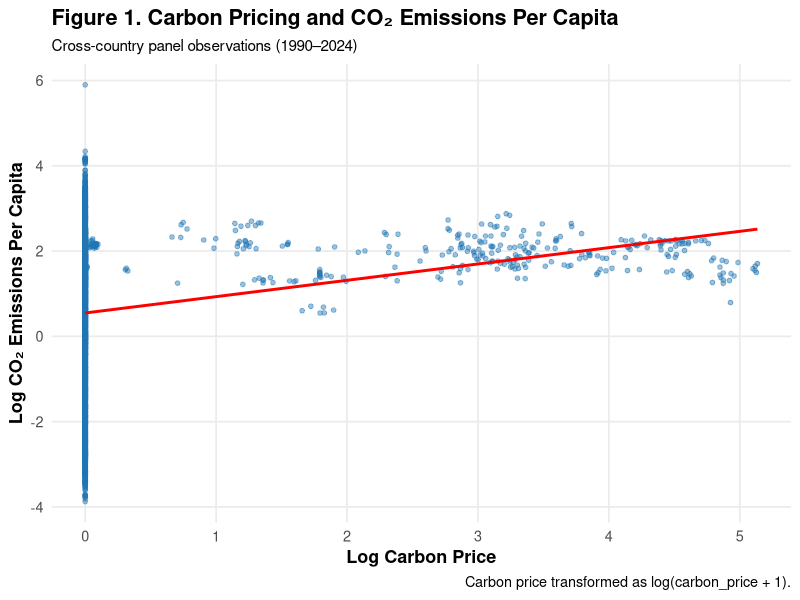
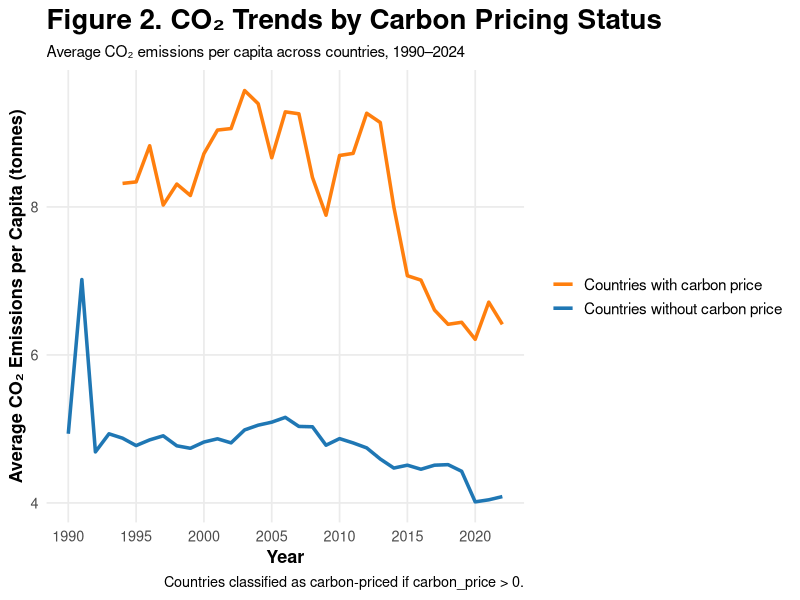
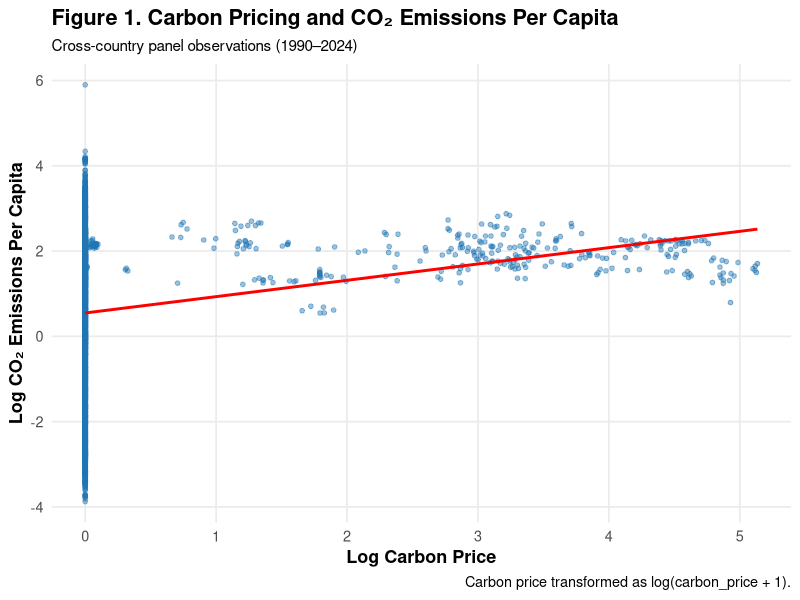
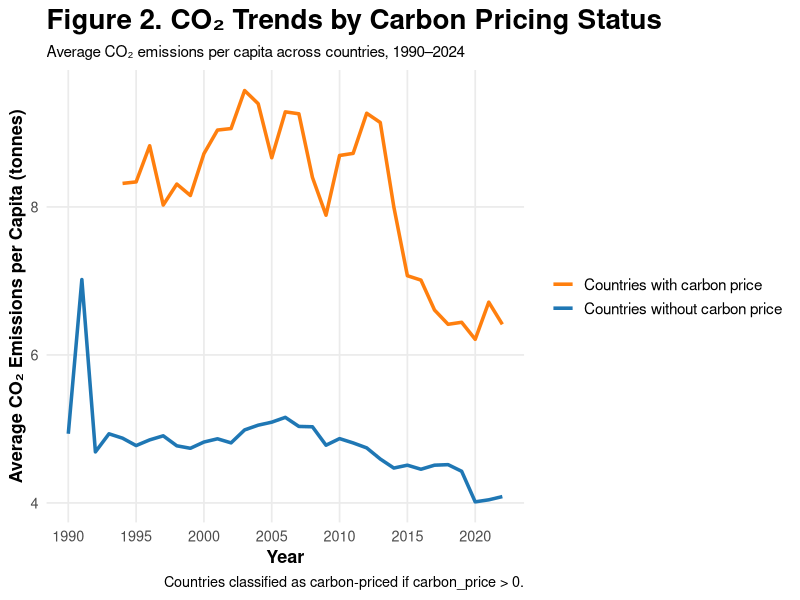

Generate these figures, in order, with R:
## ---- chunk 1
# Load libraries

library(haven)
library(dplyr)
library(ggplot2)
setwd("C:/Users/Steal/OneDrive/Documents/Climate Pricing/Datasets")
df <- read_dta("panel_final.dta")

# Match exact sample restrictions from Stata do-file
df <- df %>%
  filter(
    !is.na(gdp_per_capita),
    !is.na(energy_per_gdp)
  )

# Create exact same logged variables used in regressions
df <- df %>%
  mutate(
    log_co2    = log(co2_per_capita),
    log_carbon = log(carbon_price + 1)
  )

# Create publication-style graph
p <- ggplot(df, aes(x = log_carbon, y = log_co2)) +
  
  geom_point(
    alpha = 0.45,
    size = 1.3,
    color = "#1F77B4"
  ) +
  
  geom_smooth(
    method = "lm",
    se = FALSE,
    linewidth = 1,
    color = "red"
  ) +
  
  labs(
    title = "Figure 1. Carbon Pricing and CO₂ Emissions Per Capita",
    
    subtitle = "Cross-country panel observations (1990–2024)",
    
    x = "Log Carbon Price",
    
    y = "Log CO₂ Emissions Per Capita",
    
    caption = "Carbon price transformed as log(carbon_price + 1)."
  ) +
  
  theme_minimal(base_size = 13) +
  
  theme(
    plot.title = element_text(face = "bold"),
    
    plot.subtitle = element_text(size = 11),
    
    axis.title = element_text(face = "bold"),
    
    panel.grid.minor = element_blank()
  )

# Display graph
print(p)

# Save high-quality figure
ggsave(
  "figure1_log_scatter.pdf",
  plot = p,
  width = 10,
  height = 6,
  dpi = 300
)
## ---- chunk 2
df <- df %>%
  filter(
    !is.na(gdp_per_capita),
    !is.na(energy_per_gdp)
  )

# Create carbon pricing indicator
df <- df %>%
  mutate(
    has_price = ifelse(carbon_price > 0, 1, 0)
  )

# Collapse to yearly averages by pricing status
trend_data <- df %>%
  group_by(year, has_price) %>%
  summarise(
    avg_co2 = mean(co2_per_capita, na.rm = TRUE),
    .groups = "drop"
  )

# Create labels
trend_data$group <- ifelse(
  trend_data$has_price == 1,
  "Countries with carbon price",
  "Countries without carbon price"
)

# Create improved figure
p2 <- ggplot(
  trend_data,
  aes(
    x = year,
    y = avg_co2,
    color = group
  )
) +

  geom_line(
    linewidth = 1.2
  ) +

  labs(
    title = "Figure 2. CO₂ Trends by Carbon Pricing Status",

    subtitle = "Average CO₂ emissions per capita across countries, 1990–2024",

    x = "Year",

    y = "Average CO₂ Emissions per Capita (tonnes)",

    color = NULL,

    caption = "Countries classified as carbon-priced if carbon_price > 0."
  ) +

  scale_color_manual(
    values = c(
      "Countries with carbon price" = "#FF7F0E",
      "Countries without carbon price" = "#1F77B4"
    )
  ) +

  scale_x_continuous(
    breaks = seq(1990, 2025, 5)
  ) +

  theme_minimal(base_size = 13) +

  theme(
    plot.title = element_text(
      face = "bold",
      size = 20
    ),

    plot.subtitle = element_text(
      size = 11
    ),

    axis.title = element_text(
      face = "bold"
    ),

    legend.position = "right",

    legend.text = element_text(
      size = 11
    ),

    panel.grid.minor = element_blank()
  )

# Display figure
print(p2)

# Save as high-quality PDF
ggsave(
  "figure2_trends.pdf",
  plot = p2,
  width = 10,
  height = 6
  
)
